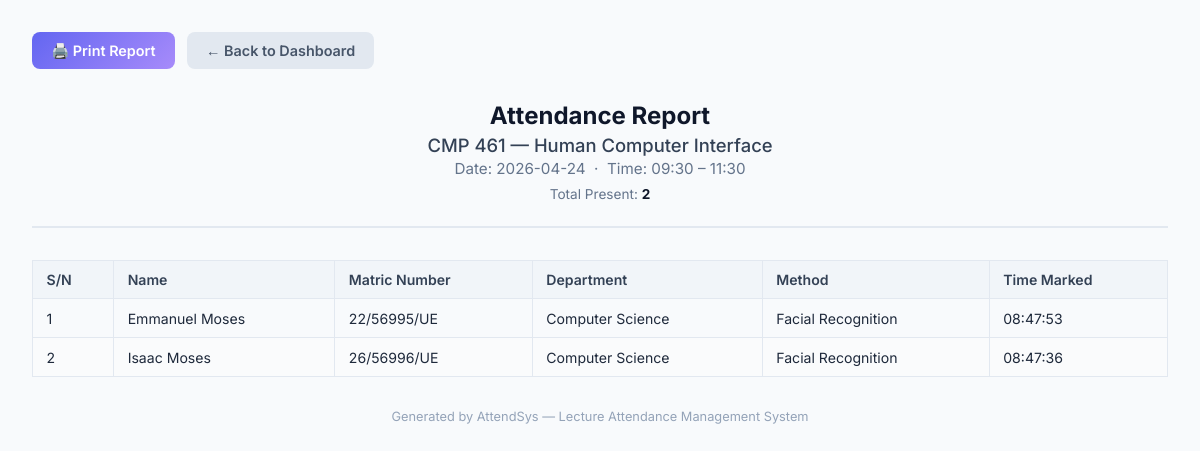
The app's page /print_report/1 (signed in) with its own data.
### models.py (models this page shows)
class Course(db.Model):
    __tablename__ = 'courses'
    id = db.Column(db.Integer, primary_key=True)
    course_code = db.Column(db.String(20), unique=True, nullable=False)
    course_name = db.Column(db.String(150), nullable=False)
    lecturer_id = db.Column(db.Integer, db.ForeignKey('users.id'), nullable=False)
    sessions = db.relationship('Session', backref='course', cascade="all, delete-orphan", lazy=True)

class Session(db.Model):
    __tablename__ = 'sessions'
    id = db.Column(db.Integer, primary_key=True)
    course_id = db.Column(db.Integer, db.ForeignKey('courses.id'), nullable=False)
    date = db.Column(db.Date, nullable=False, default=datetime.utcnow().date)
    start_time = db.Column(db.Time, nullable=False)
    end_time = db.Column(db.Time, nullable=False)
    attendances = db.relationship('Attendance', backref='session', cascade="all, delete-orphan", lazy=True)

class Attendance(db.Model):
    __tablename__ = 'attendances'
    id = db.Column(db.Integer, primary_key=True)
    session_id = db.Column(db.Integer, db.ForeignKey('sessions.id'), nullable=False)
    student_id = db.Column(db.Integer, db.ForeignKey('users.id'), nullable=False)
    timestamp = db.Column(db.DateTime, nullable=False, default=datetime.utcnow)
    method = db.Column(db.String(50), nullable=False) # 'QR Code' or 'Facial Recognition'
    __table_args__ = (
        db.UniqueConstraint('session_id', 'student_id', name='unique_attendance'),
    )

class User(db.Model, UserMixin):
    __tablename__ = 'users'
    id = db.Column(db.Integer, primary_key=True)
    username = db.Column(db.String(100), unique=True, nullable=False)
    password = db.Column(db.String(200), nullable=False)
    role = db.Column(db.String(20), nullable=False) # 'admin', 'lecturer', 'student'
    name = db.Column(db.String(100), nullable=False)
    department = db.Column(db.String(100), nullable=True) # Important for students
    photo_path = db.Column(db.String(200), nullable=True)
    face_encoding = db.Column(db.Text, nullable=True) # Store JSON string of 128-d array
    qr_code_path = db.Column(db.String(200), nullable=True)
    registered_by = db.Column(db.Integer, db.ForeignKey('users.id'), nullable=True)
    courses = db.relationship('Course', backref='lecturer', cascade="all, delete-orphan", lazy=True)
    attendances = db.relationship('Attendance', backref='student', cascade="all, delete-orphan", lazy=True)

### routes.py (the view)
@main.route('/print_report/<int:session_id>')
@login_required
def print_report(session_id):
    if current_user.role != 'lecturer' and current_user.role != 'admin':
        return redirect(url_for('main.login'))
    session = Session.query.get_or_404(session_id)
    attendances = session.attendances
    return render_template('print_report.html', session=session, attendances=attendances)

### app.py (called while the page is built)
@login_manager.user_loader
def load_user(user_id):
    return User.query.get(int(user_id))

### templates/print_report.html (shortened to what this page needs)
<!DOCTYPE html>
<html lang="en">
<head>
</head>
<body>
    <div class="no-print-bar">
        <button onclick="window.print()" class="btn btn-primary">
            🖨️ Print Report
        </button>
        <a href="{{ url_for('main.lecturer_dashboard') }}" class="btn btn-secondary">
            ← Back to Dashboard
        </a>
    </div>
    <div class="report-header">
        <h1>Attendance Report</h1>
        <h2>{{ session.course.course_code }} — {{ session.course.course_name }}</h2>
        <h3>Date: {{ session.date }} &nbsp;·&nbsp; Time: {{ session.start_time.strftime('%H:%M') }} – {{ session.end_time.strftime('%H:%M') }}</h3>
        <p style="margin-top:.5rem;font-size:.85rem;color:#64748b;">Total Present: <strong style="color:#0f172a;">{{ attendances|length }}</strong></p>
    </div>
    <table>
        <thead>
            <tr>
                <th>S/N</th>
                <th>Name</th>
                <th>Matric Number</th>
                <th>Department</th>
                <th>Method</th>
                <th>Time Marked</th>
            </tr>
        </thead>
        <tbody>
            {% for att in attendances %}
            <tr>
                <td>{{ loop.index }}</td>
                <td>{{ att.student.name }}</td>
                <td>{{ att.student.username }}</td>
                <td>{{ att.student.department or 'N/A' }}</td>
                <td>{{ att.method }}</td>
                <td>{{ att.timestamp.strftime('%H:%M:%S') }}</td>
            </tr>
            {% else %}
            <tr>
                <td colspan="6" style="text-align: center; color: #94a3b8; padding: 2rem;">
                    No attendance records found for this session.
                </td>
            </tr>
            {% endfor %}
        </tbody>
    </table>
    <div class="footer-note">
        Generated by AttendSys — Lecture Attendance Management System
    </div>
</body>
</html>

### templates/print_report.html (style rules this page uses)
* { margin: 0; padding: 0; box-sizing: border-box; }
body { font-family: 'Inter', Arial, sans-serif; color: #1e293b; background: #f8fafc; padding: 2rem; }
.no-print-bar { display: flex; gap: .75rem; margin-bottom: 2rem; }
.btn { display: inline-flex; align-items: center; gap: .4rem; padding: .6rem 1.2rem; border-radius: 8px; font-family: inherit; font-size: .9rem; font-weight: 600; cursor: pointer; border: none; text-decoration: none; transition: all .2s; }
.btn-primary { background: linear-gradient(135deg, #6366f1, #a78bfa); color: #fff; }
.btn-secondary { background: #e2e8f0; color: #475569; }
.report-header { text-align: center; border-bottom: 2px solid #e2e8f0; padding-bottom: 1.5rem; margin-bottom: 2rem; }
.report-header h1 { font-size: 1.5rem; color: #0f172a; margin-bottom: .25rem; }
.report-header h2 { font-size: 1.15rem; color: #334155; font-weight: 500; margin-bottom: .15rem; }
.report-header h3 { font-size: .95rem; color: #64748b; font-weight: 400; }
table { width: 100%; border-collapse: collapse; margin-top: 1rem; }
th, td { padding: .65rem .85rem; text-align: left; border: 1px solid #e2e8f0; font-size: .88rem; }
th { background: #f1f5f9; font-weight: 600; color: #334155; }
tr:nth-child(even) td { background: #fafbfc; }
.footer-note { margin-top: 2rem; text-align: center; font-size: .8rem; color: #94a3b8; }

### records on screen
Course: course.course_code "CMP 461", course.course_name "Human Computer Interface"
Attendance: student.name "Emmanuel Moses", student.username "22/56995/UE", student "Computer Science", method "Facial Recognition", timestamp "08:47:53"
Attendance: student.name "Isaac Moses", student.username "26/56996/UE", student "Computer Science", method "Facial Recognition", timestamp "08:47:36"

### other values on screen
{{ session.date }} "2026-04-24"
{{ session.start_time.strftime('%H:%M') }} "09:30"
{{ session.end_time.strftime('%H:%M') }} "11:30"
{{ attendances|length }} "2"
